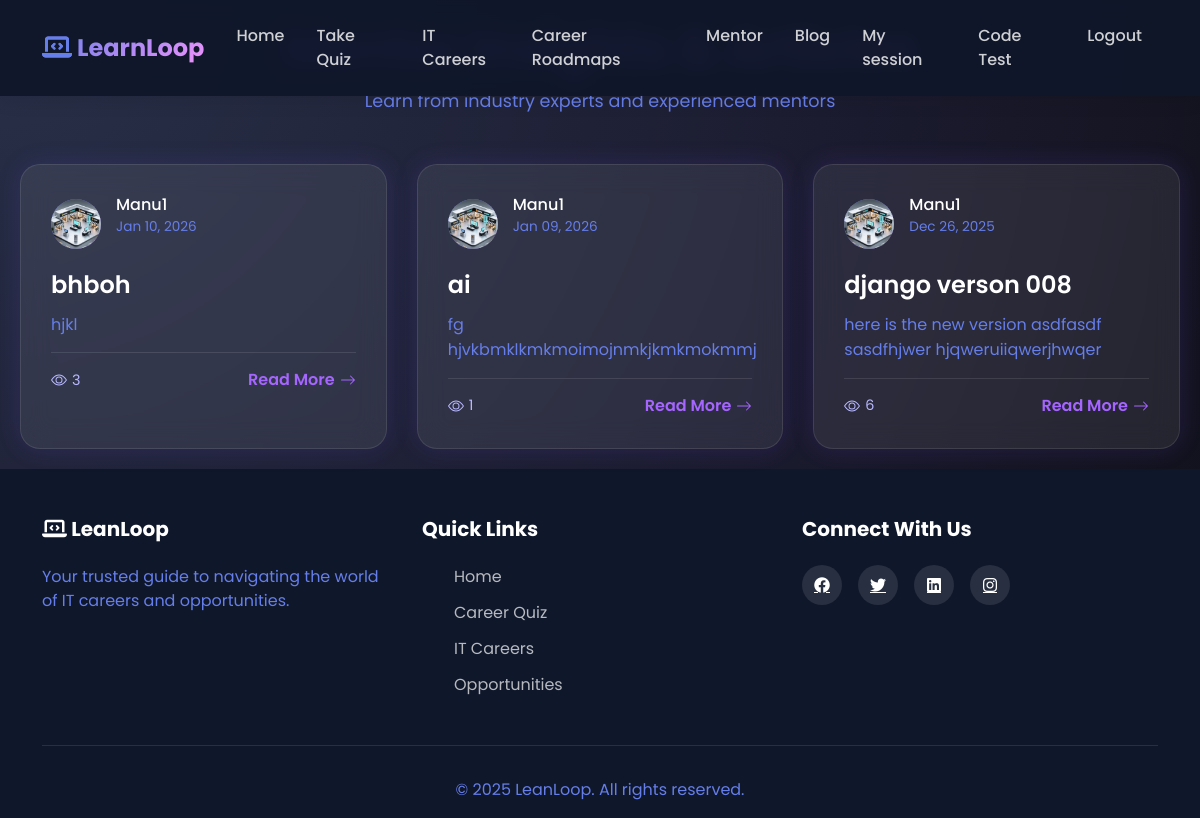
The app's page /mentor/blog/ with its own data.
### mentor/models.py (models this page shows, shortened)
class ContentContribution(models.Model):
    STATUS_CHOICES = [
        ('draft', 'Draft'),
        ('pending', 'Pending Review'),
        ('published', 'Published'),
        ('rejected', 'Rejected'),
    ]
    author = models.ForeignKey(
        CustomUser,
        on_delete=models.CASCADE,
        related_name='mentor_contributions'
    )
    title = models.CharField(max_length=200)
    body = models.TextField()
    status = models.CharField(max_length=20, choices=STATUS_CHOICES, default='draft')
    token_reward = models.IntegerField(default=0)
    views_count = models.IntegerField(default=0)
    created_at = models.DateTimeField(auto_now_add=True)
    updated_at = models.DateTimeField(auto_now=True)
    published_at = models.DateTimeField(blank=True, null=True)
    class Meta:
        verbose_name = "Content Contribution"
        verbose_name_plural = "Content Contributions"
        ordering = ['-created_at']

### accounts/models.py (models this page shows, shortened)
class CustomUser(AbstractUser):
    ROLE_CHOICES = (
        ('user', 'User'),
        ('mentor', 'Mentor'),
        ('Admin', 'Admin'),
    )
    role = models.CharField(
        max_length=10,
        choices=ROLE_CHOICES,
        default='user'
    )
    phone_regex = RegexValidator(
    regex=r'^[9876]\d{9}$',
    message="Phone number must be a 10-digit number and start with 9, 8, 7, or 6."
    )
    phone_number = models.CharField(
        max_length=10,
        blank=True,
        null=True,
        validators=[phone_regex],
        unique=True,
        help_text='Enter 10 digit phone number'
    )
    previous_experience = models.BooleanField(blank=True, null=True)
    is_approved=models.BooleanField(default=False)
    gender = models.CharField(
        max_length=20,
        choices=[
            ('male', 'Male'),
            ('female', 'Female'),
            ('other', 'Other'),
            ('prefer_not_to_say', 'Prefer not to say'),
        ],
        blank=True
    )
    profile_photo = models.ImageField(upload_to='mentor_photos/', blank=False, null=True)
    profession = models.CharField(max_length=100, blank=False, null=True)
    experience_years = models.PositiveIntegerField(
        null=True,
        blank=False
    )
    expertise = models.CharField(
        blank=False,
        null=True,
        max_length=100,
    )
    bio = models.CharField(
        blank=False,
        null=True,
    )
    linkedin = models.URLField(blank=True, null=True)
    portfolio = models.URLField(blank=True, null=True)
    available_days = models.JSONField(default=list)  # ["mon", "wed", "fri"]
    available_from = models.TimeField(default="09:00")
    available_to = models.TimeField(default="17:00")
    session_duration = models.CharField(
        max_length=10,
        choices=[
            ('30', '30 Minutes'),
            ('60', '60 Minutes'),
        ],null=True, blank=False
    )
    intro_video = models.FileField(upload_to="mentor_videos/", blank=True, null=True)
    created_at = models.DateTimeField(
        auto_now_add=True,
        null=True
    )

### mentor/views.py (the view)
# urls.py: path('blog/', views.blog_list, name='blog_list'),
def blog_list(request):
    blog_posts = ContentContribution.objects.filter(
        status='published'
    ).select_related('author').order_by('-created_at')
    context = {
        'blog_posts': blog_posts,
    }
    return render(request, 'mentor/blog_list.html', context)

### mentor/templates/mentor/blog_list.html (shortened to what this page needs)
{% extends 'dashboard/userbase.html' %}
{% block content %}
<div class="blog-wrapper">
    <div class="page-header">
        <h1 class="page-title">Mentor Insights & Articles</h1>
        <p class="page-subtitle">Learn from industry experts and experienced mentors</p>
    </div>
    {% if blog_posts %}
    <div class="blog-grid">
        {% for post in blog_posts %}
        <div class="blog-card" onclick="window.location.href='{% url 'blog_detail' post.id %}'">
            <div class="blog-meta">
                <div class="author-avatar">
                    {% if post.author.profile_photo %}
                    <img src="{{ post.author.profile_photo.url }}" style="width: 100%; height: 100%; border-radius: 50%; object-fit: cover;">
                    {% else %}
                    {{ post.author.username.0|upper }}
                    {% endif %}
                </div>
                <div class="author-info">
                    <h5>{{ post.author.username }}</h5>
                    <p>
                        {% if post.published_at %}
                            {{ post.published_at|date:"M d, Y" }}
                        {% else %}
                            {{ post.created_at|date:"M d, Y" }}
                        {% endif %}
                    </p>
                </div>
            </div>
            <h3 class="blog-title">{{ post.title }}</h3>
            <p class="blog-excerpt">{{ post.body|truncatewords:30|striptags }}</p>
            <div class="blog-footer">
                <div class="blog-stats">
                    <span>
                        {{ post.views_count|default:0 }}
                    </span>
                </div>
                <a href="{% url 'blog_detail' post.id %}" class="read-more">
                    Read More
                    <svg width="16" height="16" fill="currentColor" viewBox="0 0 16 16">
                        <path fill-rule="evenodd" d="M1 8a.5.5 0 0 1 .5-.5h11.793l-3.147-3.146a.5.5 0 0 1 .708-.708l4 4a.5.5 0 0 1 0 .708l-4 4a.5.5 0 0 1-.708-.708L13.293 8.5H1.5A.5.5 0 0 1 1 8z"/>
                    </svg>
                </a>
            </div>
        </div>
        {% endfor %}
    </div>
    {% else %}
    <div class="empty-state">
        <h3>📝 No articles published yet</h3>
        <p>Mentors haven't published any blog posts yet. Check back soon!</p>
    </div>
    {% endif %}
</div>
{% endblock %}

### static/css/userpage.css (style rules this page uses)
* { margin: 0; padding: 0; box-sizing: border-box; }
:root { --primary-color: #667eea; --secondary-color: #764ba2; --accent-color: #f093fb; --dark-bg: #0f172a; --light-bg: #f8f9fa; --text-dark: #1e293b; --text-light: #ffffff; --card-bg: #ffffff; --shadow: 0 10px 30px rgba(0, 0, 0, 0.1); --shadow-hover: 0 20px 60px rgba(0, 0, 0, 0.2); }
body { font-family: 'Poppins', sans-serif; color: var(--text-dark); overflow-x: hidden; background: var(--light-bg); }
html { scroll-behavior: smooth; }
.navbar-brand i,p { -webkit-text-fill-color: var(--primary-color); }

### mentor/templates/mentor/blog_list.html (style rules this page uses)
* { margin: 0; padding: 0; box-sizing: border-box; }
body { font-family: "Poppins", "Inter", sans-serif; background: radial-gradient(circle at top left, #283048, #1b1b2f 60%, #0f0f17); color: #eaeaea; min-height: 100vh; }
.blog-wrapper { max-width: 1200px; margin: 0 auto; padding: 20px; }
.page-header { text-align: center; margin-bottom: 50px; }
.page-title { font-size: 3rem; font-weight: 700; background: linear-gradient(90deg, #6a5cff, #c763ff); -webkit-background-clip: text; -webkit-text-fill-color: transparent; margin-bottom: 10px; }
.page-subtitle { font-size: 1.1rem; color: #b8b8ff; }
.blog-grid { display: grid; grid-template-columns: repeat(auto-fill, minmax(350px, 1fr)); gap: 30px; }
.blog-card { backdrop-filter: blur(14px); background: rgba(255, 255, 255, 0.08); border-radius: 20px; padding: 30px; border: 1px solid rgba(255, 255, 255, 0.1); box-shadow: 0 0 25px rgba(120, 80, 255, 0.15); transition: 0.3s ease; cursor: pointer; }
.blog-meta { display: flex; align-items: center; gap: 15px; margin-bottom: 15px; }
.author-avatar { width: 50px; height: 50px; border-radius: 50%; background: linear-gradient(135deg, #667eea 0%, #764ba2 100%); display: flex; align-items: center; justify-content: center; font-weight: 700; font-size: 1.2rem; color: white; flex-shrink: 0; }
.author-info h5 { color: #ffffff; font-size: 1rem; margin-bottom: 3px; }
.author-info p { color: #b8b8ff; font-size: 0.85rem; }
.blog-title { font-size: 1.5rem; font-weight: 600; color: #ffffff; margin-bottom: 12px; line-height: 1.3; }
.blog-excerpt { color: #d7d7d7; line-height: 1.6; margin-bottom: 15px; }
.blog-footer { display: flex; justify-content: space-between; align-items: center; padding-top: 15px; border-top: 1px solid rgba(255,255,255,0.1); }
.blog-stats { display: flex; gap: 15px; font-size: 0.9rem; color: #b8b8ff; }
.blog-stats span { display: flex; align-items: center; gap: 5px; }
.read-more { color: #a565ff; text-decoration: none; font-weight: 600; display: flex; align-items: center; gap: 5px; transition: 0.2s; }

### records on screen
ContentContribution: author.profile_photo (picture), author.username "Manu1", published_at "Jan 10, 2026", title "bhboh", body "hjkl", views_count "3"
ContentContribution: author.profile_photo (picture), author.username "Manu1", published_at "Jan 09, 2026", title "ai", body "fg hjvkbmklkmkmoimojnmkjkmkmokmmj", views_count "1"
ContentContribution: author.profile_photo (picture), author.username "Manu1", published_at "Dec 26, 2025", title "django verson 008", body "here is the new version asdfasdf sasdfhjwer hjqweruiiqwerjhwqer", views_count "6"
